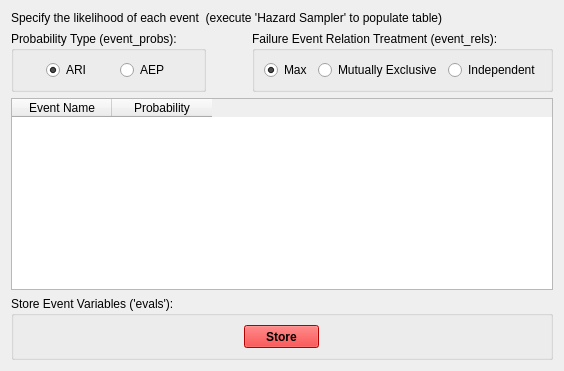
         <widget class="QWidget" name="tab_eaep">
          <attribute name="title">
           <string>Event Variables</string>
          </attribute>
          <layout class="QVBoxLayout" name="verticalLayout_28">
           <item>
            <layout class="QVBoxLayout" name="verticalLayout_3">
             <property name="spacing">
              <number>1</number>
             </property>
             <property name="sizeConstraint">
              <enum>QLayout::SetMinimumSize</enum>
             </property>
             <item>
              <widget class="QLabel" name="label_4">
               <property name="sizePolicy">
                <sizepolicy hsizetype="Preferred" vsizetype="Fixed">
                 <horstretch>0</horstretch>
                 <verstretch>0</verstretch>
                </sizepolicy>
               </property>
               <property name="minimumSize">
                <size>
                 <width>0</width>
                 <height>0</height>
                </size>
               </property>
               <property name="lineWidth">
                <number>0</number>
               </property>
               <property name="text">
                <string>Specify the likelihood of each event  (execute 'Hazard Sampler' to populate table)</string>
               </property>
              </widget>
             </item>
            </layout>
           </item>
           <item>
            <layout class="QHBoxLayout" name="horizontalLayout_35">
             <item>
              <widget class="QGroupBox" name="groupBox_3">
               <property name="sizePolicy">
                <sizepolicy hsizetype="Fixed" vsizetype="Fixed">
                 <horstretch>0</horstretch>
                 <verstretch>0</verstretch>
                </sizepolicy>
               </property>
               <property name="minimumSize">
                <size>
                 <width>0</width>
                 <height>0</height>
                </size>
               </property>
               <property name="title">
                <string>Probability Type (event_probs):</string>
               </property>
               <layout class="QHBoxLayout" name="horizontalLayout_30">
                <item>
                 <widget class="QRadioButton" name="radioButton_ELari">
                  <property name="sizePolicy">
                   <sizepolicy hsizetype="Fixed" vsizetype="Fixed">
                    <horstretch>0</horstretch>
                    <verstretch>0</verstretch>
                   </sizepolicy>
                  </property>
                  <property name="text">
                   <string>ARI</string>
                  </property>
                  <property name="checked">
                   <bool>true</bool>
                  </property>
                  <attribute name="buttonGroup">
                   <string notr="true">buttonGroup_ELfmt</string>
                  </attribute>
                 </widget>
                </item>
                <item>
                 <widget class="QRadioButton" name="radioButton_ELaep">
                  <property name="sizePolicy">
                   <sizepolicy hsizetype="Fixed" vsizetype="Fixed">
                    <horstretch>0</horstretch>
                    <verstretch>0</verstretch>
                   </sizepolicy>
                  </property>
                  <property name="text">
                   <string>AEP</string>
                  </property>
                  <attribute name="buttonGroup">
                   <string notr="true">buttonGroup_ELfmt</string>
                  </attribute>
                 </widget>
                </item>
               </layout>
              </widget>
             </item>
             <item>
              <spacer name="horizontalSpacer_9">
               <property name="orientation">
                <enum>Qt::Horizontal</enum>
               </property>
               <property name="sizeHint" stdset="0">
                <size>
                 <width>40</width>
                 <height>20</height>
                </size>
               </property>
              </spacer>
             </item>
             <item>
              <widget class="QGroupBox" name="groupBox_33">
               <property name="sizePolicy">
                <sizepolicy hsizetype="Fixed" vsizetype="Preferred">
                 <horstretch>0</horstretch>
                 <verstretch>0</verstretch>
                </sizepolicy>
               </property>
               <property name="title">
                <string>Failure Event Relation Treatment (event_rels):</string>
               </property>
               <layout class="QHBoxLayout" name="horizontalLayout_34">
                <item>
                 <widget class="QRadioButton" name="radioButton_EL_max">
                  <property name="text">
                   <string>Max</string>
                  </property>
                  <property name="checked">
                   <bool>true</bool>
                  </property>
                  <attribute name="buttonGroup">
                   <string notr="true">buttonGroup_EV_eventRels</string>
                  </attribute>
                 </widget>
                </item>
                <item>
                 <widget class="QRadioButton" name="radioButton_EL_mutEx">
                  <property name="text">
                   <string>Mutually Exclusive</string>
                  </property>
                  <attribute name="buttonGroup">
                   <string notr="true">buttonGroup_EV_eventRels</string>
                  </attribute>
                 </widget>
                </item>
                <item>
                 <widget class="QRadioButton" name="radioButton_EL_indep">
                  <property name="text">
                   <string>Independent</string>
                  </property>
                  <attribute name="buttonGroup">
                   <string notr="true">buttonGroup_EV_eventRels</string>
                  </attribute>
                 </widget>
                </item>
               </layout>
              </widget>
             </item>
            </layout>
           </item>
           <item>
            <layout class="QVBoxLayout" name="verticalLayout_4">
             <item>
              <widget class="QTableWidget" name="fieldsTable_EL">
               <property name="sizePolicy">
                <sizepolicy hsizetype="Expanding" vsizetype="Expanding">
                 <horstretch>0</horstretch>
                 <verstretch>0</verstretch>
                </sizepolicy>
               </property>
               <property name="minimumSize">
                <size>
                 <width>30</width>
                 <height>30</height>
                </size>
               </property>
               <property name="baseSize">
                <size>
                 <width>200</width>
                 <height>0</height>
                </size>
               </property>
               <property name="editTriggers">
                <set>QAbstractItemView::AnyKeyPressed|QAbstractItemView::DoubleClicked|QAbstractItemView::EditKeyPressed</set>
               </property>
               <property name="dragDropOverwriteMode">
                <bool>false</bool>
               </property>
               <property name="alternatingRowColors">
                <bool>true</bool>
               </property>
               <property name="selectionMode">
                <enum>QAbstractItemView::SingleSelection</enum>
               </property>
               <property name="selectionBehavior">
                <enum>QAbstractItemView::SelectRows</enum>
               </property>
               <property name="gridStyle">
                <enum>Qt::SolidLine</enum>
               </property>
               <property name="wordWrap">
                <bool>false</bool>
               </property>
               <property name="cornerButtonEnabled">
                <bool>false</bool>
               </property>
               <property name="rowCount">
                <number>0</number>
               </property>
               <property name="columnCount">
                <number>2</number>
               </property>
               <column>
                <property name="text">
                 <string>Event Name</string>
                </property>
               </column>
               <column>
                <property name="text">
                 <string>Probability</string>
                </property>
               </column>
              </widget>
             </item>
            </layout>
           </item>
           <item>
            <widget class="QGroupBox" name="groupBox_8">
             <property name="sizePolicy">
              <sizepolicy hsizetype="Preferred" vsizetype="Minimum">
               <horstretch>0</horstretch>
               <verstretch>0</verstretch>
              </sizepolicy>
             </property>
             <property name="minimumSize">
              <size>
               <width>0</width>
               <height>50</height>
              </size>
             </property>
             <property name="title">
              <string>Store Event Variables ('evals'):</string>
             </property>
             <layout class="QVBoxLayout" name="verticalLayout_18">
              <item alignment="Qt::AlignHCenter">
               <widget class="QPushButton" name="pushButton_ELstore">
                <property name="sizePolicy">
                 <sizepolicy hsizetype="Minimum" vsizetype="Minimum">
                  <horstretch>0</horstretch>
                  <verstretch>0</verstretch>
                 </sizepolicy>
                </property>
                <property name="minimumSize">
                 <size>
                  <width>75</width>
                  <height>23</height>
                 </size>
                </property>
                <property name="maximumSize">
                 <size>
                  <width>50</width>
                  <height>16777215</height>
                 </size>
                </property>
                <property name="palette">
                 <palette>
                  <active>
                   <colorrole role="WindowText">
                    <brush brushstyle="SolidPattern">
                     <color alpha="255">
                      <red>0</red>
                      <green>0</green>
                      <blue>0</blue>
                     </color>
                    </brush>
                   </colorrole>
                   <colorrole role="Button">
                    <brush brushstyle="SolidPattern">
                     <color alpha="255">
                      <red>255</red>
                      <green>0</green>
                      <blue>0</blue>
                     </color>
                    </brush>
                   </colorrole>
                   <colorrole role="Light">
                    <brush brushstyle="SolidPattern">
                     <color alpha="255">
                      <red>255</red>
                      <green>127</green>
                      <blue>127</blue>
                     </color>
                    </brush>
                   </colorrole>
                   <colorrole role="Midlight">
                    <brush brushstyle="SolidPattern">
                     <color alpha="255">
                      <red>255</red>
                      <green>63</green>
                      <blue>63</blue>
                     </color>
                    </brush>
                   </colorrole>
                   <colorrole role="Dark">
                    <brush brushstyle="SolidPattern">
                     <color alpha="255">
                      <red>127</red>
                      <green>0</green>
                      <blue>0</blue>
                     </color>
                    </brush>
                   </colorrole>
                   <colorrole role="Mid">
                    <brush brushstyle="SolidPattern">
                     <color alpha="255">
                      <red>170</red>
                      <green>0</green>
                      <blue>0</blue>
                     </color>
                    </brush>
                   </colorrole>
                   <colorrole role="Text">
                    <brush brushstyle="SolidPattern">
                     <color alpha="255">
                      <red>0</red>
                      <green>0</green>
                      <blue>0</blue>
                     </color>
                    </brush>
                   </colorrole>
                   <colorrole role="BrightText">
                    <brush brushstyle="SolidPattern">
                     <color alpha="255">
                      <red>255</red>
                      <green>255</green>
                      <blue>255</blue>
                     </color>
                    </brush>
                   </colorrole>
                   <colorrole role="ButtonText">
                    <brush brushstyle="SolidPattern">
                     <color alpha="255">
                      <red>0</red>
                      <green>0</green>
                      <blue>0</blue>
                     </color>
                    </brush>
                   </colorrole>
                   <colorrole role="Base">
                    <brush brushstyle="SolidPattern">
                     <color alpha="255">
                      <red>255</red>
                      <green>255</green>
                      <blue>255</blue>
                     </color>
                    </brush>
                   </colorrole>
                   <colorrole role="Window">
                    <brush brushstyle="SolidPattern">
                     <color alpha="255">
                      <red>255</red>
                      <green>0</green>
                      <blue>0</blue>
                     </color>
                    </brush>
                   </colorrole>
                   <colorrole role="Shadow">
                    <brush brushstyle="SolidPattern">
                     <color alpha="255">
                      <red>0</red>
                      <green>0</green>
                      <blue>0</blue>
                     </color>
                    </brush>
                   </colorrole>
                   <colorrole role="AlternateBase">
                    <brush brushstyle="SolidPattern">
                     <color alpha="255">
                      <red>255</red>
                      <green>127</green>
                      <blue>127</blue>
                     </color>
                    </brush>
                   </colorrole>
                   <colorrole role="ToolTipBase">
                    <brush brushstyle="SolidPattern">
                     <color alpha="255">
                      <red>255</red>
                      <green>255</green>
                      <blue>220</blue>
                     </color>
                    </brush>
                   </colorrole>
                   <colorrole role="ToolTipText">
                    <brush brushstyle="SolidPattern">
                     <color alpha="255">
                      <red>0</red>
                      <green>0</green>
                      <blue>0</blue>
                     </color>
                    </brush>
                   </colorrole>
                  </active>
                  <inactive>
                   <colorrole role="WindowText">
                    <brush brushstyle="SolidPattern">
                     <color alpha="255">
                      <red>0</red>
                      <green>0</green>
                      <blue>0</blue>
                     </color>
                    </brush>
                   </colorrole>
                   <colorrole role="Button">
                    <brush brushstyle="SolidPattern">
                     <color alpha="255">
                      <red>255</red>
                      <green>0</green>
                      <blue>0</blue>
                     </color>
                    </brush>
                   </colorrole>
                   <colorrole role="Light">
                    <brush brushstyle="SolidPattern">
                     <color alpha="255">
                      <red>255</red>
                      <green>127</green>
                      <blue>127</blue>
                     </color>
                    </brush>
                   </colorrole>
                   <colorrole role="Midlight">
                    <brush brushstyle="SolidPattern">
                     <color alpha="255">
                      <red>255</red>
                      <green>63</green>
                      <blue>63</blue>
                     </color>
                    </brush>
                   </colorrole>
                   <colorrole role="Dark">
                    <brush brushstyle="SolidPattern">
                     <color alpha="255">
                      <red>127</red>
                      <green>0</green>
                      <blue>0</blue>
                     </color>
                    </brush>
                   </colorrole>
                   <colorrole role="Mid">
                    <brush brushstyle="SolidPattern">
                     <color alpha="255">
                      <red>170</red>
                      <green>0</green>
                      <blue>0</blue>
                     </color>
                    </brush>
                   </colorrole>
                   <colorrole role="Text">
                    <brush brushstyle="SolidPattern">
                     <color alpha="255">
                      <red>0</red>
                      <green>0</green>
                      <blue>0</blue>
                     </color>
                    </brush>
                   </colorrole>
                   <colorrole role="BrightText">
                    <brush brushstyle="SolidPattern">
                     <color alpha="255">
                      <red>255</red>
                      <green>255</green>
                      <blue>255</blue>
                     </color>
                    </brush>
                   </colorrole>
                   <colorrole role="ButtonText">
                    <brush brushstyle="SolidPattern">
                     <color alpha="255">
                      <red>0</red>
                      <green>0</green>
                      <blue>0</blue>
                     </color>
                    </brush>
                   </colorrole>
                   <colorrole role="Base">
                    <brush brushstyle="SolidPattern">
                     <color alpha="255">
                      <red>255</red>
                      <green>255</green>
                      <blue>255</blue>
                     </color>
                    </brush>
                   </colorrole>
                   <colorrole role="Window">
                    <brush brushstyle="SolidPattern">
                     <color alpha="255">
                      <red>255</red>
                      <green>0</green>
                      <blue>0</blue>
                     </color>
                    </brush>
                   </colorrole>
                   <colorrole role="Shadow">
                    <brush brushstyle="SolidPattern">
                     <color alpha="255">
                      <red>0</red>
                      <green>0</green>
                      <blue>0</blue>
                     </color>
                    </brush>
                   </colorrole>
                   <colorrole role="AlternateBase">
                    <brush brushstyle="SolidPattern">
                     <color alpha="255">
                      <red>255</red>
                      <green>127</green>
                      <blue>127</blue>
                     </color>
                    </brush>
                   </colorrole>
                   <colorrole role="ToolTipBase">
                    <brush brushstyle="SolidPattern">
                     <color alpha="255">
                      <red>255</red>
                      <green>255</green>
                      <blue>220</blue>
                     </color>
                    </brush>
                   </colorrole>
                   <colorrole role="ToolTipText">
                    <brush brushstyle="SolidPattern">
                     <color alpha="255">
                      <red>0</red>
                      <green>0</green>
                      <blue>0</blue>
                     </color>
                    </brush>
                   </colorrole>
                  </inactive>
                  <disabled>
                   <colorrole role="WindowText">
                    <brush brushstyle="SolidPattern">
                     <color alpha="255">
                      <red>127</red>
                      <green>0</green>
                      <blue>0</blue>
                     </color>
                    </brush>
                   </colorrole>
                   <colorrole role="Button">
                    <brush brushstyle="SolidPattern">
                     <color alpha="255">
                      <red>255</red>
                      <green>0</green>
                      <blue>0</blue>
                     </color>
                    </brush>
                   </colorrole>
                   <colorrole role="Light">
                    <brush brushstyle="SolidPattern">
                     <color alpha="255">
                      <red>255</red>
                      <green>127</green>
                      <blue>127</blue>
                     </color>
                    </brush>
                   </colorrole>
                   <colorrole role="Midlight">
                    <brush brushstyle="SolidPattern">
                     <color alpha="255">
                      <red>255</red>
                      <green>63</green>
                      <blue>63</blue>
                     </color>
                    </brush>
                   </colorrole>
                   <colorrole role="Dark">
                    <brush brushstyle="SolidPattern">
                     <color alpha="255">
                      <red>127</red>
                      <green>0</green>
                      <blue>0</blue>
                     </color>
                    </brush>
                   </colorrole>
                   <colorrole role="Mid">
                    <brush brushstyle="SolidPattern">
                     <color alpha="255">
                      <red>170</red>
                      <green>0</green>
                      <blue>0</blue>
                     </color>
                    </brush>
                   </colorrole>
                   <colorrole role="Text">
                    <brush brushstyle="SolidPattern">
                     <color alpha="255">
                      <red>127</red>
                      <green>0</green>
                      <blue>0</blue>
                     </color>
                    </brush>
                   </colorrole>
                   <colorrole role="BrightText">
                    <brush brushstyle="SolidPattern">
                     <color alpha="255">
                      <red>255</red>
                      <green>255</green>
                      <blue>255</blue>
                     </color>
                    </brush>
                   </colorrole>
                   <colorrole role="ButtonText">
                    <brush brushstyle="SolidPattern">
                     <color alpha="255">
                      <red>127</red>
                      <green>0</green>
                      <blue>0</blue>
                     </color>
                    </brush>
                   </colorrole>
                   <colorrole role="Base">
                    <brush brushstyle="SolidPattern">
                     <color alpha="255">
                      <red>255</red>
                      <green>0</green>
                      <blue>0</blue>
                     </color>
                    </brush>
                   </colorrole>
                   <colorrole role="Window">
                    <brush brushstyle="SolidPattern">
                     <color alpha="255">
                      <red>255</red>
                      <green>0</green>
                      <blue>0</blue>
                     </color>
                    </brush>
                   </colorrole>
                   <colorrole role="Shadow">
                    <brush brushstyle="SolidPattern">
                     <color alpha="255">
                      <red>0</red>
                      <green>0</green>
                      <blue>0</blue>
                     </color>
                    </brush>
                   </colorrole>
                   <colorrole role="AlternateBase">
                    <brush brushstyle="SolidPattern">
                     <color alpha="255">
                      <red>255</red>
                      <green>0</green>
                      <blue>0</blue>
                     </color>
                    </brush>
                   </colorrole>
                   <colorrole role="ToolTipBase">
                    <brush brushstyle="SolidPattern">
                     <color alpha="255">
                      <red>255</red>
                      <green>255</green>
                      <blue>220</blue>
                     </color>
                    </brush>
                   </colorrole>
                   <colorrole role="ToolTipText">
                    <brush brushstyle="SolidPattern">
                     <color alpha="255">
                      <red>0</red>
                      <green>0</green>
                      <blue>0</blue>
                     </color>
                    </brush>
                   </colorrole>
                  </disabled>
                 </palette>
                </property>
                <property name="font">
                 <font>
                  <weight>75</weight>
                  <bold>true</bold>
                 </font>
                </property>
                <property name="text">
                 <string>Store</string>
                </property>
               </widget>
              </item>
             </layout>
            </widget>
           </item>
          </layout>
         </widget>
